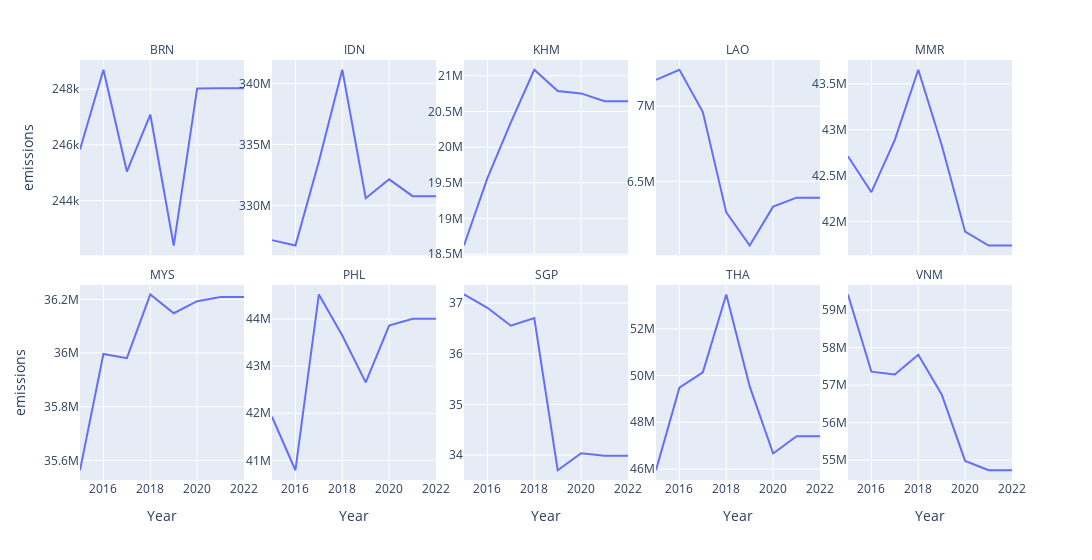

Write notebook code for a chart like this one.
### Code cell
df_agriculture_group = df_agriculture.groupby(["iso3_country","sector","Year"],as_index=False)[["emissions_quantity"]].sum()

fig = px.line(df_agriculture_group,x="Year",y="emissions_quantity",facet_col="iso3_country",facet_col_wrap=5,width=2000,facet_col_spacing=0.03)

fig.update_yaxes(matches=None)
fig.for_each_yaxis(lambda yaxis: yaxis.update(showticklabels=True))
fig.for_each_annotation(lambda a: a.update(text=a.text.split("=")[1]))
fig.for_each_trace(lambda t: t.update(name=t.name.split("=")[0]))

fig.update_layout(
    yaxis=dict(
        title_text="emissions",
    ),    
    yaxis6=dict(
        title_text="emissions",
    ),  )


fig.show()

### Figure 1 — Plotly figure (JSON) as saved in the notebook; plotly's stock layout.template omitted (floating-point values rounded to 4 significant figures)
{"data": [{"hovertemplate": "iso3_country=BRN<br>Year=%{x}<br>emissions_quantity=%{y}<extra></extra>", "legendgroup": "", "line": {"color": "#636efa", "dash": "solid"}, "marker": {"symbol": "circle"}, "mode": "lines", "name": "", "orientation": "v", "showlegend": false, "type": "scatter", "x": [2015, 2016, 2017, 2018, 2019, 2020, 2021, 2022], "xaxis": "x6", "y": [245800.0, 248700.0, 245000.0, 247100.0, 242400.0, 248000.0, 248000.0, 248000.0], "yaxis": "y6"}, {"hovertemplate": "iso3_country=IDN<br>Year=%{x}<br>emissions_quantity=%{y}<extra></extra>", "legendgroup": "", "line": {"color": "#636efa", "dash": "solid"}, "marker": {"symbol": "circle"}, "mode": "lines", "name": "", "orientation": "v", "showlegend": false, "type": "scatter", "x": [2015, 2016, 2017, 2018, 2019, 2020, 2021, 2022], "xaxis": "x7", "y": [327100000.0, 326700000.0, 333600000.0, 341100000.0, 330600000.0, 332100000.0, 330700000.0, 330700000.0], "yaxis": "y7"}, {"hovertemplate": "iso3_country=KHM<br>Year=%{x}<br>emissions_quantity=%{y}<extra></extra>", "legendgroup": "", "line": {"color": "#636efa", "dash": "solid"}, "marker": {"symbol": "circle"}, "mode": "lines", "name": "", "orientation": "v", "showlegend": false, "type": "scatter", "x": [2015, 2016, 2017, 2018, 2019, 2020, 2021, 2022], "xaxis": "x8", "y": [18620000.0, 19560000.0, 20350000.0, 21080000.0, 20790000.0, 20750000.0, 20640000.0, 20640000.0], "yaxis": "y8"}, {"hovertemplate": "iso3_country=LAO<br>Year=%{x}<br>emissions_quantity=%{y}<extra></extra>", "legendgroup": "", "line": {"color": "#636efa", "dash": "solid"}, "marker": {"symbol": "circle"}, "mode": "lines", "name": "", "orientation": "v", "showlegend": false, "type": "scatter", "x": [2015, 2016, 2017, 2018, 2019, 2020, 2021, 2022], "xaxis": "x9", "y": [7176000.0, 7243000.0, 6962000.0, 6293000.0, 6072000.0, 6331000.0, 6391000.0, 6391000.0], "yaxis": "y9"}, {"hovertemplate": "iso3_country=MMR<br>Year=%{x}<br>emissions_quantity=%{y}<extra></extra>", "legendgroup": "", "line": {"color": "#636efa", "dash": "solid"}, "marker": {"symbol": "circle"}, "mode": "lines", "name": "", "orientation": "v", "showlegend": false, "type": "scatter", "x": [2015, 2016, 2017, 2018, 2019, 2020, 2021, 2022], "xaxis": "x10", "y": [42710000.0, 42320000.0, 42890000.0, 43650000.0, 42830000.0, 41890000.0, 41740000.0, 41740000.0], "yaxis": "y10"}, {"hovertemplate": "iso3_country=MYS<br>Year=%{x}<br>emissions_quantity=%{y}<extra></extra>", "legendgroup": "", "line": {"color": "#636efa", "dash": "solid"}, "marker": {"symbol": "circle"}, "mode": "lines", "name": "", "orientation": "v", "showlegend": false, "type": "scatter", "x": [2015, 2016, 2017, 2018, 2019, 2020, 2021, 2022], "xaxis": "x", "y": [35560000.0, 36000000.0, 35980000.0, 36220000.0, 36150000.0, 36190000.0, 36210000.0, 36210000.0], "yaxis": "y"}, {"hovertemplate": "iso3_country=PHL<br>Year=%{x}<br>emissions_quantity=%{y}<extra></extra>", "legendgroup": "", "line": {"color": "#636efa", "dash": "solid"}, "marker": {"symbol": "circle"}, "mode": "lines", "name": "", "orientation": "v", "showlegend": false, "type": "scatter", "x": [2015, 2016, 2017, 2018, 2019, 2020, 2021, 2022], "xaxis": "x2", "y": [41930000.0, 40790000.0, 44520000.0, 43650000.0, 42660000.0, 43860000.0, 44010000.0, 44010000.0], "yaxis": "y2"}, {"hovertemplate": "iso3_country=SGP<br>Year=%{x}<br>emissions_quantity=%{y}<extra></extra>", "legendgroup": "", "line": {"color": "#636efa", "dash": "solid"}, "marker": {"symbol": "circle"}, "mode": "lines", "name": "", "orientation": "v", "showlegend": false, "type": "scatter", "x": [2015, 2016, 2017, 2018, 2019, 2020, 2021, 2022], "xaxis": "x3", "y": [37.17, 36.91, 36.55, 36.7, 33.7, 34.04, 33.99, 33.99], "yaxis": "y3"}, {"hovertemplate": "iso3_country=THA<br>Year=%{x}<br>emissions_quantity=%{y}<extra></extra>", "legendgroup": "", "line": {"color": "#636efa", "dash": "solid"}, "marker": {"symbol": "circle"}, "mode": "lines", "name": "", "orientation": "v", "showlegend": false, "type": "scatter", "x": [2015, 2016, 2017, 2018, 2019, 2020, 2021, 2022], "xaxis": "x4", "y": [45950000.0, 49480000.0, 50130000.0, 53470000.0, 49530000.0, 46670000.0, 47410000.0, 47410000.0], "yaxis": "y4"}, {"hovertemplate": "iso3_country=VNM<br>Year=%{x}<br>emissions_quantity=%{y}<extra></extra>", "legendgroup": "", "line": {"color": "#636efa", "dash": "solid"}, "marker": {"symbol": "circle"}, "mode": "lines", "name": "", "orientation": "v", "showlegend": false, "type": "scatter", "x": [2015, 2016, 2017, 2018, 2019, 2020, 2021, 2022], "xaxis": "x5", "y": [59420000.0, 57360000.0, 57280000.0, 57810000.0, 56750000.0, 54980000.0, 54730000.0, 54730000.0], "yaxis": "y5"}], "layout": {"annotations": [{"font": {}, "showarrow": false, "text": "MYS", "x": 0.088, "xanchor": "center", "xref": "paper", "y": 0.465, "yanchor": "bottom", "yref": "paper"}, {"font": {}, "showarrow": false, "text": "PHL", "x": 0.294, "xanchor": "center", "xref": "paper", "y": 0.465, "yanchor": "bottom", "yref": "paper"}, {"font": {}, "showarrow": false, "text": "SGP", "x": 0.5, "xanchor": "center", "xref": "paper", "y": 0.465, "yanchor": "bottom", "yref": "paper"}, {"font": {}, "showarrow": false, "text": "THA", "x": 0.706, "xanchor": "center", "xref": "paper", "y": 0.465, "yanchor": "bottom", "yref": "paper"}, {"font": {}, "showarrow": false, "text": "VNM", "x": 0.912, "xanchor": "center", "xref": "paper", "y": 0.465, "yanchor": "bottom", "yref": "paper"}, {"font": {}, "showarrow": false, "text": "BRN", "x": 0.088, "xanchor": "center", "xref": "paper", "y": 1.0, "yanchor": "bottom", "yref": "paper"}, {"font": {}, "showarrow": false, "text": "IDN", "x": 0.294, "xanchor": "center", "xref": "paper", "y": 1.0, "yanchor": "bottom", "yref": "paper"}, {"font": {}, "showarrow": false, "text": "KHM", "x": 0.5, "xanchor": "center", "xref": "paper", "y": 1.0, "yanchor": "bottom", "yref": "paper"}, {"font": {}, "showarrow": false, "text": "LAO", "x": 0.706, "xanchor": "center", "xref": "paper", "y": 1.0, "yanchor": "bottom", "yref": "paper"}, {"font": {}, "showarrow": false, "text": "MMR", "x": 0.912, "xanchor": "center", "xref": "paper", "y": 1.0, "yanchor": "bottom", "yref": "paper"}], "legend": {"tracegroupgap": 0}, "margin": {"t": 60}, "width": 2000, "xaxis": {"anchor": "y", "domain": [0, 0.176], "title": {"text": "Year"}}, "xaxis10": {"anchor": "y10", "domain": [0.824, 1], "matches": "x", "showticklabels": false}, "xaxis2": {"anchor": "y2", "domain": [0.206, 0.382], "matches": "x", "title": {"text": "Year"}}, "xaxis3": {"anchor": "y3", "domain": [0.412, 0.588], "matches": "x", "title": {"text": "Year"}}, "xaxis4": {"anchor": "y4", "domain": [0.618, 0.794], "matches": "x", "title": {"text": "Year"}}, "xaxis5": {"anchor": "y5", "domain": [0.824, 1], "matches": "x", "title": {"text": "Year"}}, "xaxis6": {"anchor": "y6", "domain": [0, 0.176], "matches": "x", "showticklabels": false}, "xaxis7": {"anchor": "y7", "domain": [0.206, 0.382], "matches": "x", "showticklabels": false}, "xaxis8": {"anchor": "y8", "domain": [0.412, 0.588], "matches": "x", "showticklabels": false}, "xaxis9": {"anchor": "y9", "domain": [0.618, 0.794], "matches": "x", "showticklabels": false}, "yaxis": {"anchor": "x", "domain": [0, 0.465], "showticklabels": true, "title": {"text": "emissions"}}, "yaxis10": {"anchor": "x10", "domain": [0.535, 1.0], "showticklabels": true}, "yaxis2": {"anchor": "x2", "domain": [0, 0.465], "showticklabels": true}, "yaxis3": {"anchor": "x3", "domain": [0, 0.465], "showticklabels": true}, "yaxis4": {"anchor": "x4", "domain": [0, 0.465], "showticklabels": true}, "yaxis5": {"anchor": "x5", "domain": [0, 0.465], "showticklabels": true}, "yaxis6": {"anchor": "x6", "domain": [0.535, 1.0], "showticklabels": true, "title": {"text": "emissions"}}, "yaxis7": {"anchor": "x7", "domain": [0.535, 1.0], "showticklabels": true}, "yaxis8": {"anchor": "x8", "domain": [0.535, 1.0], "showticklabels": true}, "yaxis9": {"anchor": "x9", "domain": [0.535, 1.0], "showticklabels": true}}}
